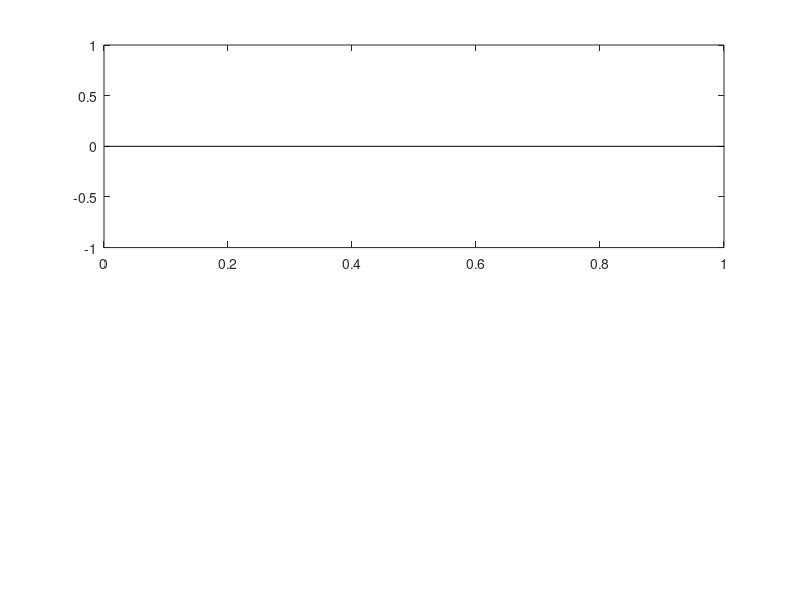

This figure's MATLAB source: (Note: this script raises an error after producing the figure.)
addpath('../matlab');

%=========================================================================%
%                                                                         %
%  Autors: Enrico Bertolazzi                                              %
%          Department of Industrial Engineering                           %
%          University of Trento                                           %
%          enrico.bertolazzi@unitn.it                                     %
%          m.fregox@gmail.com                                             %
%                                                                         %
%=========================================================================%
% Driver test program to check Clothoids lib                              %
%=========================================================================%

x0=0;
y0=0;
x1=1;
y1=0;

theta0 = pi/2-10000*eps;
theta1 = pi/2-10000*eps;
a0     = theta0+pi/2;
a1     = theta1+pi/2;

p=[x0,x1;y0,y1];
u=[cos(a0),cos(a1);sin(a0),sin(a1)];

subplot(2,1,1);
hold off
plot(p(1,:),p(2,:),'k')
hold on
bi_arc = fnrfn(rscvn(p,u),[0.5,1.5]);
bspline_plot(bi_arc,true);
axis equal

subplot(2,1,2);
hold off
plot(p(1,:),p(2,:),'k')
hold on
L1 = Biarc(x0,y0,theta0,x1,y1,theta1);
L1.plot();
axis equal
